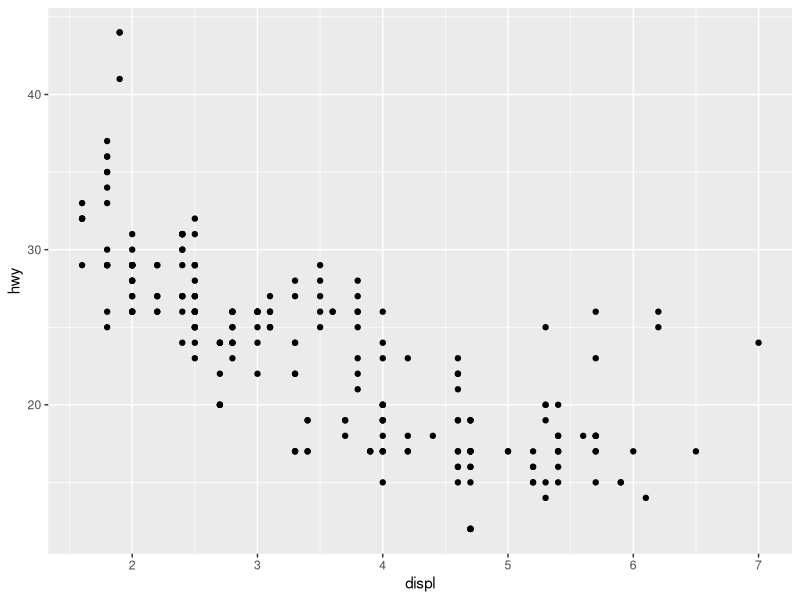
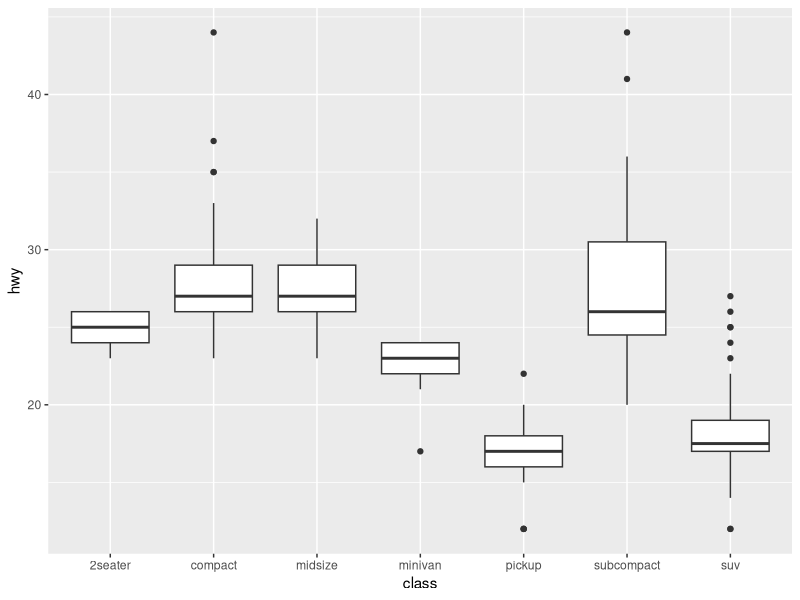
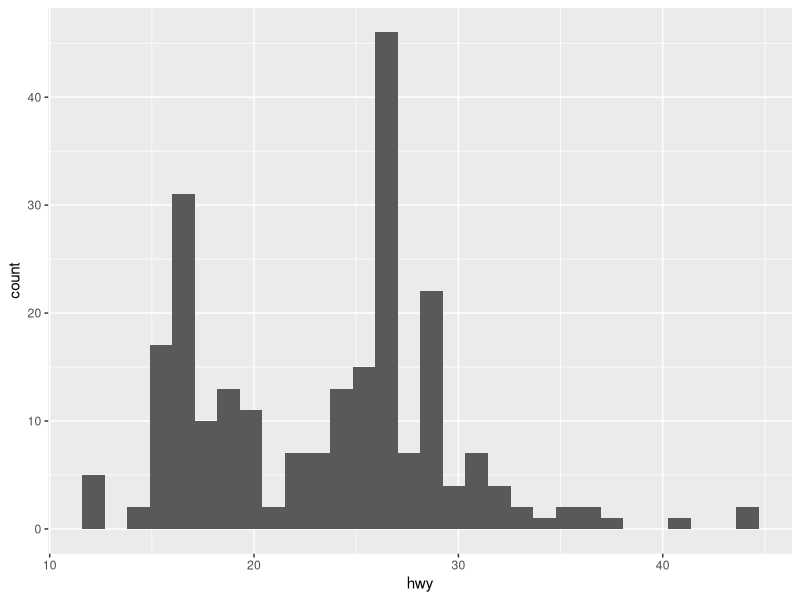
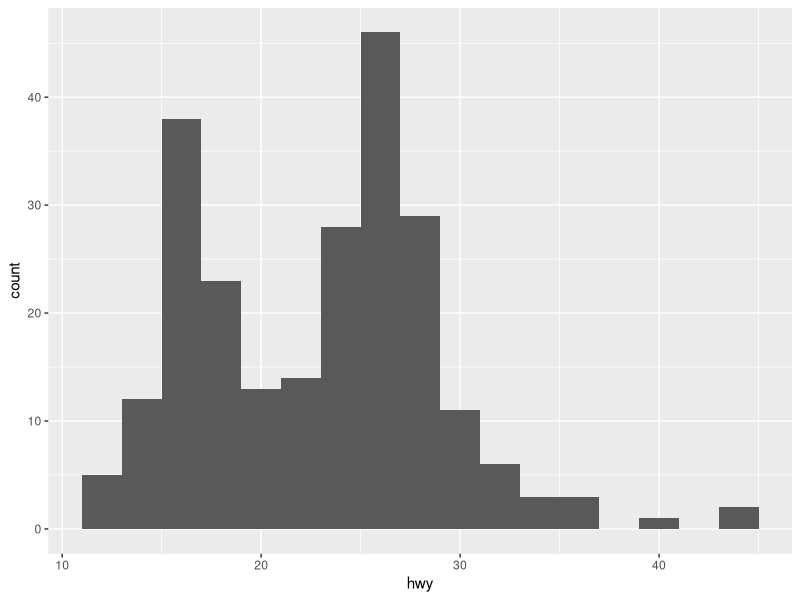
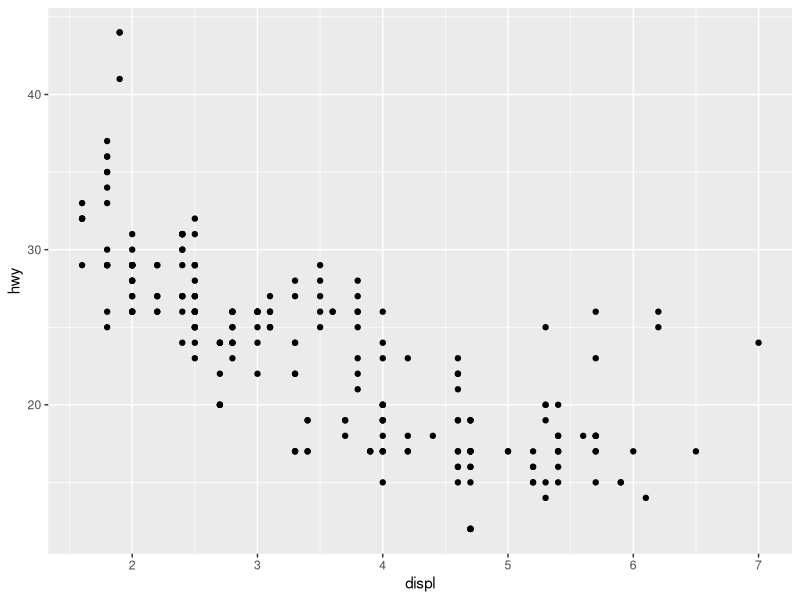
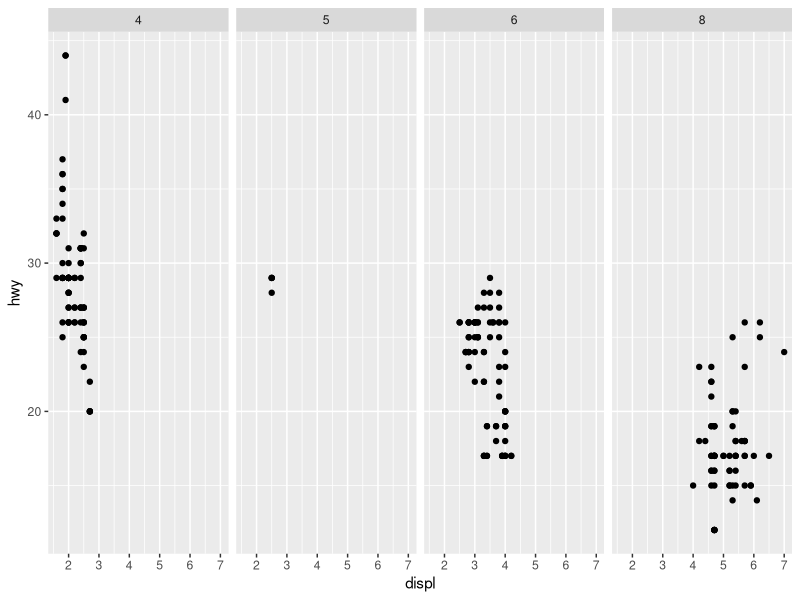
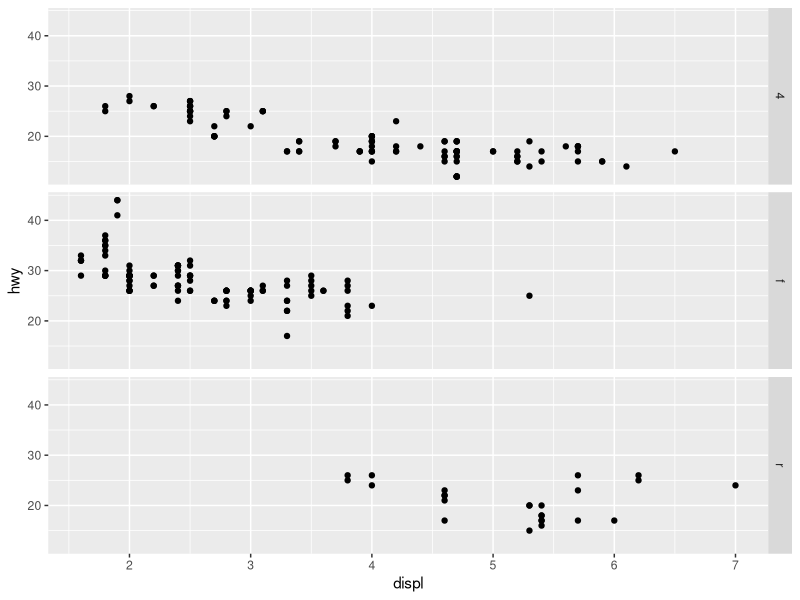
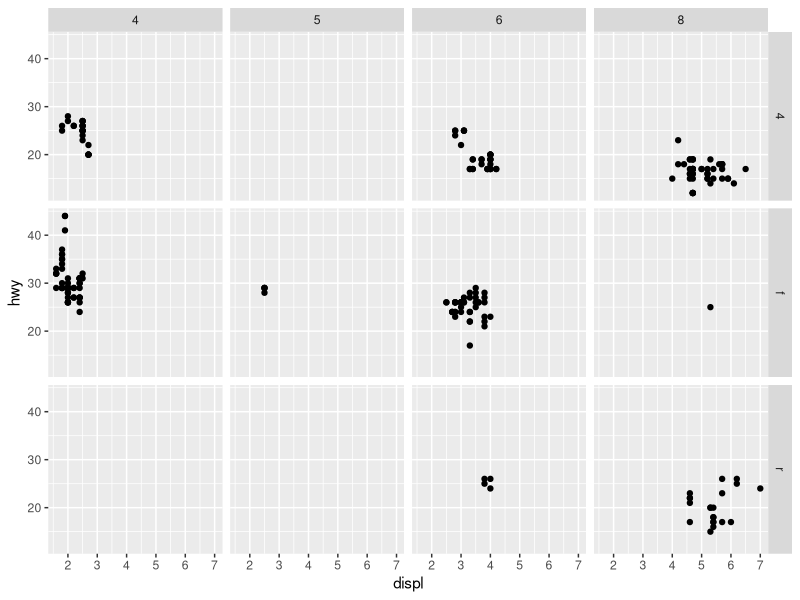

Write the R code that produced these figures, in order.
## ---- chunk 1
#| label: setup
#| include: false



## ---- chunk 2
#| label: setup
library(tidyverse)
## ---- chunk 3
#| label: add-label-1
ggplot(data = mpg) +
  geom_point(mapping = aes(x = displ, y = hwy))

## ---- chunk 4
#| label: add-label-2
ggplot(data=mpg) + 

geom_boxplot(aes(x=class, y=hwy))
## ---- chunk 5
ggplot(data = mpg) +
  geom_histogram(mapping = aes(x = hwy))

## ---- chunk 6
#| label: add-label-4
ggplot(data = mpg) +
  geom_histogram(mapping = aes(x = hwy), binwidth = 2)
## ---- chunk 7
#| label: add-label-5
ggplot(data = mpg) +
  geom_point(mapping = aes(x = displ, 
                           y = hwy))
## ---- chunk 8
#| label: add-label-help-me
# Makes a plot that the commands below will modify
q <- ggplot(mpg) + geom_point(aes(x = displ, y = hwy))

q + facet_grid(. ~ cyl)
q + facet_grid(drv ~ .)
q + facet_grid(drv ~ cyl)
q + facet_wrap(~ class)
## ---- chunk 9
#| label: add-label-6
## ---- chunk 10
ggplot(mpg) + 
  geom_point(aes(displ, hwy)) +
  geom_smooth(aes(displ, hwy)) 
#  ggsave("example.jpg")
